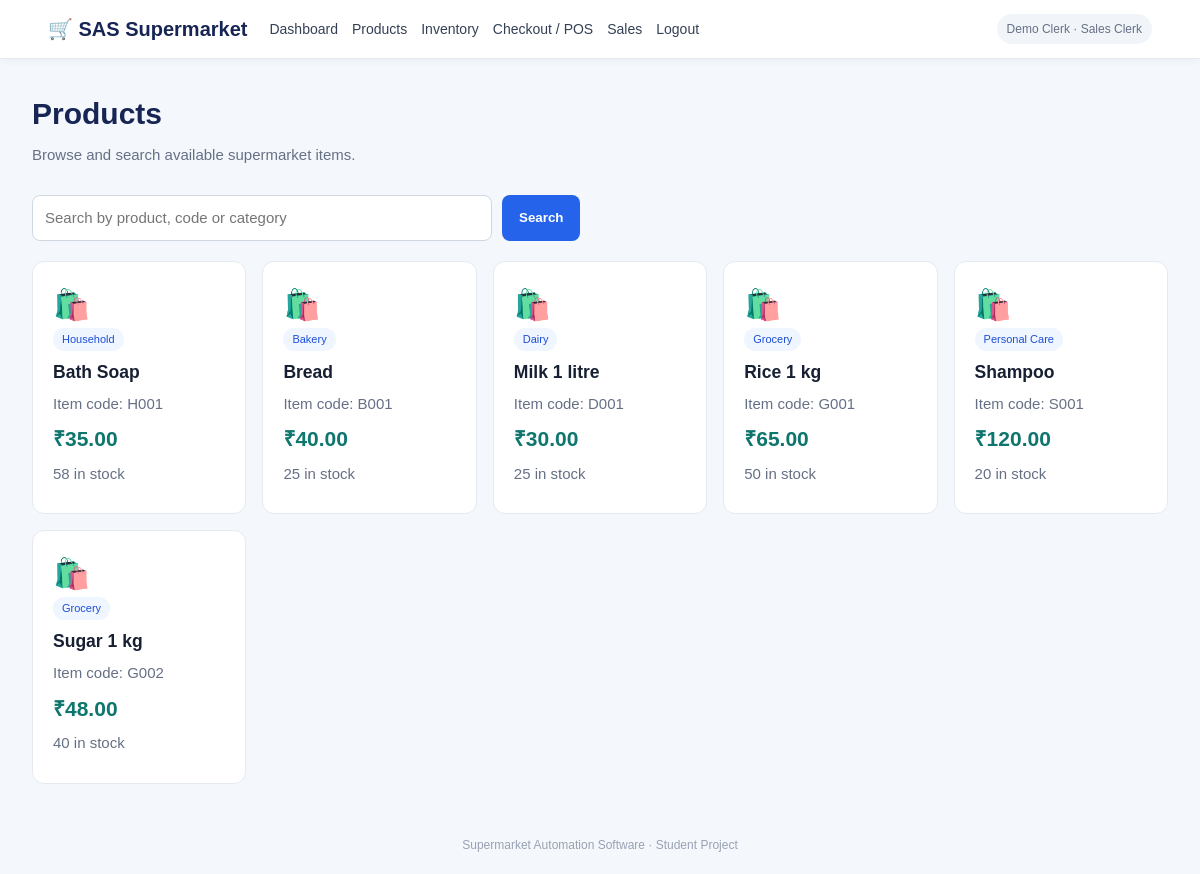
/products (signed in), run on the app's committed database.
### tables this page shows
CREATE TABLE products (
            id INTEGER PRIMARY KEY AUTOINCREMENT,
            code TEXT UNIQUE NOT NULL,
            name TEXT NOT NULL,
            category TEXT NOT NULL,
            price REAL NOT NULL CHECK(price >= 0),
            stock INTEGER NOT NULL DEFAULT 0 CHECK(stock >= 0),
            supplier TEXT DEFAULT ''
        );

### app.py (the view)
@app.route("/products")
@login_required
def products():
    search = request.args.get("q", "").strip()
    with get_db() as db:
        rows = db.execute("""SELECT * FROM products WHERE name LIKE ? OR code LIKE ? OR category LIKE ?
                             ORDER BY name""", (f"%{search}%",)*3).fetchall()
    return render_template("products.html", products=rows, search=search)

### app.py (called while the page is built)
def get_db():
    conn = sqlite3.connect(DB_PATH)
    conn.row_factory = sqlite3.Row
    conn.execute("PRAGMA foreign_keys = ON")
    return conn

def login_required(view):
    @wraps(view)
    def wrapped(*args, **kwargs):
        if "user_id" not in session:
            flash("Please log in first.", "warning")
            return redirect(url_for("login"))
        return view(*args, **kwargs)
    return wrapped

@app.context_processor
def inject_globals():
    return {"current_user": session.get("name"), "current_role": session.get("role")}

### templates/products.html (shortened to what this page needs)
{% extends "base.html" %}{% block content %}
<div class="page-head"><div><h1>Products</h1><p class="muted">Browse and search available supermarket items.</p></div></div>
<form class="search" method="get"><input name="q" value="{{ search }}" placeholder="Search by product, code or category"><button class="btn">Search</button></form>
<div class="product-grid">{% for p in products %}
<div class="product-card"><div class="product-icon">🛍️</div><span class="pill">{{ p.category }}</span><h3>{{ p.name }}</h3><p class="muted">Item code: {{ p.code }}</p><strong class="price">₹{{ '%.2f'|format(p.price) }}</strong><p class="muted">{{ p.stock }} in stock</p>
</div>{% else %}<p>No products found.</p>{% endfor %}</div>
{% endblock %}

### templates/base.html (shortened to what this page needs)
<!doctype html>
<html lang="en">
<head>
  <link rel="stylesheet" href="{{ url_for('static', filename='style.css') }}">
</head>
<body>
<header class="topbar">
  <a class="brand" href="{{ url_for('dashboard') if current_user else url_for('login') }}">🛒 SAS Supermarket</a>
  {% if current_user %}
  <nav>
    <a href="{{ url_for('dashboard') }}">Dashboard</a>
    <a href="{{ url_for('products') }}">Products</a>
    {% if current_role in ['manager','vendor','sales_clerk'] %}<a href="{{ url_for('inventory') }}">Inventory</a>{% endif %}
    {% if current_role == 'sales_clerk' %}<a href="{{ url_for('pos') }}">Checkout / POS</a>{% endif %}
    {% if current_role in ['manager','sales_clerk'] %}<a href="{{ url_for('sales') }}">Sales</a>{% endif %}
    <a href="{{ url_for('logout') }}">Logout</a>
  </nav>
  <span class="user-tag">{{ current_user }} · {{ current_role|replace('_',' ')|title }}</span>
  {% endif %}
</header>
<main class="container">
  {% block content %}{% endblock %}
</main>
<footer>Supermarket Automation Software · Student Project</footer>
</body></html>

### static/style.css (style rules this page uses)
:root { --navy:#172554;--blue:#2563eb;--bg:#f4f7fb;--text:#172033;--muted:#667085;--line:#e5eaf1 }
* { box-sizing:border-box }
body { margin:0;background:var(--bg);color:var(--text);font:15px/1.5 Arial,Helvetica,sans-serif }
.topbar { background:#fff;border-bottom:1px solid var(--line);padding:14px 4%;display:flex;align-items:center;gap:22px;flex-wrap:wrap;box-shadow:0 2px 8px #1725540a }
.brand { font-size:20px;font-weight:800;color:var(--navy);text-decoration:none;white-space:nowrap }
nav { display:flex;gap:14px;flex-wrap:wrap;flex:1 }
nav a { color:#344054;text-decoration:none;font-size:14px }
nav a:hover,a { color:var(--blue) }
.user-tag { font-size:12px;color:var(--muted);background:#f1f5f9;padding:6px 10px;border-radius:20px }
.container { max-width:1180px;margin:32px auto;padding:0 22px;min-height:75vh }
h1 { font-size:30px;margin:0 0 8px;color:var(--navy) }
h3 { margin:8px 0 }
p { margin:8px 0 }
.muted { color:var(--muted) }
input,select { width:100%;padding:11px 12px;border:1px solid #cfd7e3;border-radius:8px;background:white;font:inherit;color:var(--text) }
.btn { border:0;background:var(--blue);color:white;padding:11px 17px;border-radius:8px;font-weight:700;cursor:pointer;margin-top:14px;text-decoration:none;display:inline-block }
.page-head { display:flex;justify-content:space-between;align-items:center }
.stat,.panel,.quick,.product-card,.checkout,.bill { background:white;border:1px solid var(--line);border-radius:12px;padding:20px }
.search { display:flex;gap:10px;margin:20px 0 }
.search input { max-width:460px }
.search .btn { margin:0 }
.product-grid { display:grid;grid-template-columns:repeat(auto-fit,minmax(210px,1fr));gap:16px }
.product-icon { font-size:30px }
.pill { display:inline-block;background:#eff6ff;color:#1d4ed8;border-radius:20px;padding:3px 9px;font-size:11px }
.price { font-size:21px;color:#0f766e }
footer { text-align:center;color:#98a2b3;padding:20px;font-size:12px }

### data on the page
products: category "Household", name "Bath Soap", code "H001", price "35.00", stock "58"
products: category "Bakery", name "Bread", code "B001", price "40.00", stock "25"
products: category "Dairy", name "Milk 1 litre", code "D001", price "30.00", stock "25"
products: category "Grocery", name "Rice 1 kg", code "G001", price "65.00", stock "50"
products: category "Personal Care", name "Shampoo", code "S001", price "120.00", stock "20"
products: category "Grocery", name "Sugar 1 kg", code "G002", price "48.00", stock "40"

### other printed values
{{ current_user }} "Demo Clerk"
{{ current_role|replace('_',' ')|title }} "Sales Clerk"
